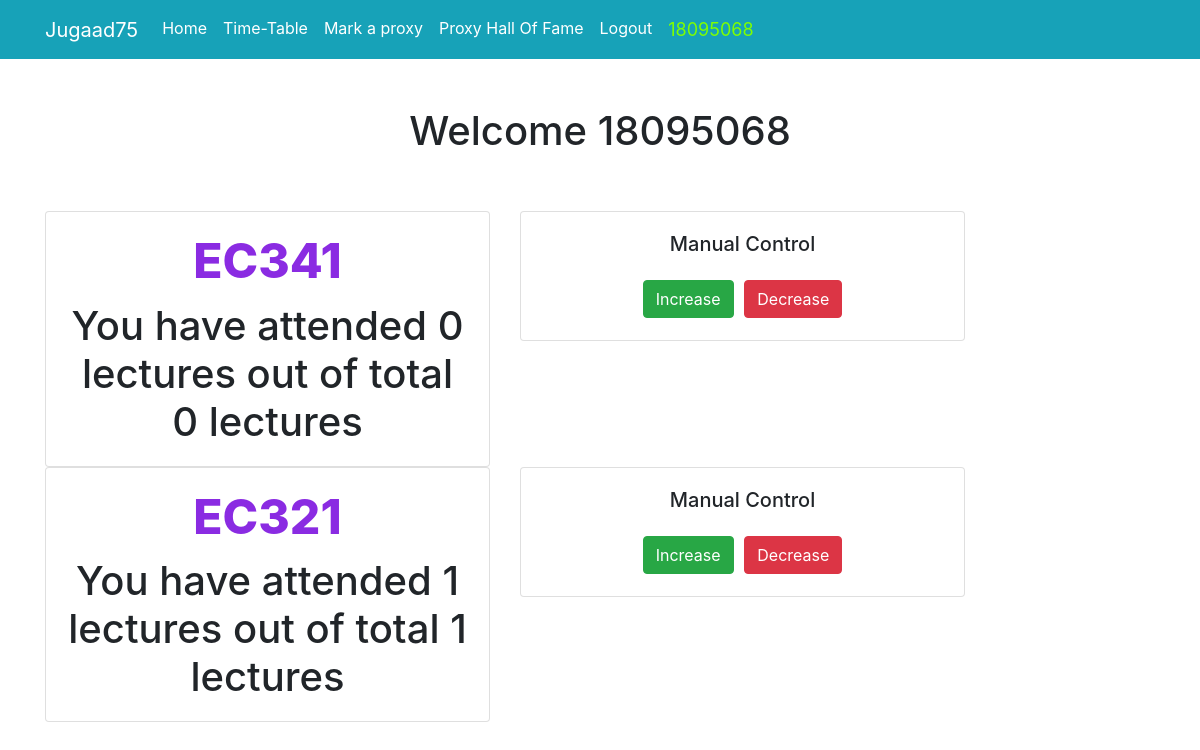
Page / (signed in) on the committed database.
### tracker/models.py (models this page shows, shortened)
class lecture_copy(models.Model):
    student = models.ForeignKey(User, on_delete=models.CASCADE)
    lecture_name = models.CharField(max_length=100, default="None")
    lecture_count = models.IntegerField(default=0)
    tot_lecture_count = models.IntegerField(default=0)

### tracker/views.py (the view, shortened to what this page needs)
# urls.py: 2. Add a URL to urlpatterns:  path('', views.home, name='home')
def home(request):
    curr_slot = getSlot()
    if request.user.is_authenticated:
        context = {
            'attendances' : lecture_copy.objects.filter(student=request.user)
        }
    else:
        context = {
        }
    return render(request,'tracker/home.html',context)

### tracker/views.py (called while the page is built)
def getSlot():
    x = datetime.datetime.now()
    if x.hour>9 and x.hour<10:
        return 1
    elif x.hour>10 and x.hour<11:
        return 2
    elif x.hour>11 and x.hour<12:
        return 3
    return 4

### tracker/templates/tracker/home.html (shortened to what this page needs)
{% extends "tracker/base.html" %}
{% block content %}
<center>
<br>
<br>
 <h1> Welcome {{user.username}} <h1>
<br>
{% if user.is_authenticated %}
{% for attd in attendances %}
  <div class="row">
    <div class="col-sm-5">
      <div class="card">
        <div class="card-body">
          <h5 class="card-title" style="color:blueviolet ; font-weight: 800; font-size: larger; " > {{attd.lecture_name}} </h5>
          <p class="card-text"> You have attended {{attd.lecture_count}} lectures out of total {{attd.tot_lecture_count}} lectures </p>
        </div>
      </div>
    </div>
    <div class="col-sm-5">
      <div class="card">
        <div class="card-body">
          <h5 class="card-title">Manual Control</h5>
          <a href="#" class="btn btn-success"> Increase </a>
          <a href="#" class="btn btn-danger"> Decrease </a>
        </div>
      </div>
    </div>
  </div>
{% endfor %}
{%endif%}
</center>
{% endblock %}

### tracker/templates/tracker/base.html (shortened to what this page needs)
{% load static %}
<!doctype html>
<html lang="en">
<head>
    <link rel="stylesheet" href="https://stackpath.bootstrapcdn.com/bootstrap/4.4.1/css/bootstrap.min.css">
</head>
<body>
<nav class="navbar navbar-expand-lg navbar-dark bg-info">
    <div class="container">
      <a class="navbar-brand"  href="{% url 'home' %}" >Jugaad75</a>
      <div class="collapse navbar-collapse" id="navbarNav">
        <ul class="navbar-nav">
          <li class="nav-item active">
            <a class="nav-link" href="{% url 'home' %}" >Home </a>
          </li>
          <li class="nav-item active">
            <a class="nav-link" href="{% url 'addLecture' %}">Time-Table </span></a>
          </li>
          <li class="nav-item active">
            <a class="nav-link" href="{% url 'markProxy' %}">Mark a proxy</a>
          </li>
           <li class="nav-item active">
            <a class="nav-link" href="{% url 'hallOfFame' %}" >Proxy Hall Of Fame</a>
          </li>
      {% if user.is_authenticated %}
          <li class="nav-item active">
              <a href="#" onclick="$('#signOutBtn').click()" class="nav-link" >Logout</a>
          </li>
          <li class="nav-item ">
            <a class="nav-link disabled" href="#" style="color: chartreuse; font-size: large; " >{{user.username}}</a>
          </li>
      {% endif %}
        </ul>
      </div>
    </div>
  </nav>
<div class="container">
{% block content %}{% endblock %}
</div>
</body>
</html>

### rows in the picture
lecture_copy: lecture_name "EC341", lecture_count "0", tot_lecture_count "0"
lecture_copy: lecture_name "EC321", lecture_count "1", tot_lecture_count "1"

### other values in the picture
{{ user.username }} "18095068"
